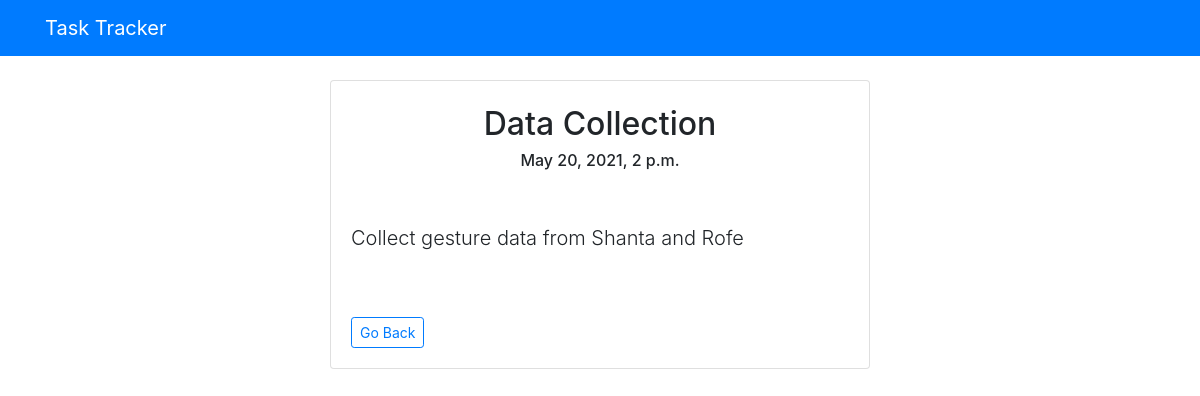
Page /details/1/ on the committed database.
### todos/models.py (models this page shows, shortened)
class Todo(models.Model):
    title = models.CharField('Title', max_length=200)
    text = models.TextField('Description')
    created_at = models.DateTimeField(auto_now_add=True, blank=False)
    todo_time = models.DateTimeField('Assign Time', default=datetime.now, blank=False)

### todos/views.py (the view)
# urls.py: path('details/<int:todo_id>/', views.details),
def details(request, todo_id):
    todo = Todo.objects.get(id=todo_id)
    context = {
        'todo': todo
    }
    return render(request, 'details.html', context)

### templates/details.html (shortened to what this page needs)
{% extends 'partials/header.html' %}
{% block content %}
<div class='card mb-3'>
    <br>
    <h2 class="text-center">
        {{todo.title}}
    </h2>
    <h6 class="text-center">
        {{todo.todo_time}}
    <br>
    <div class='card-body'>
        <p class="lead">
            {{todo.text}}
        </p>
        <br>
        <br>
        <a href="/todos" class="btn btn-outline-primary btn-sm float-left">
            Go Back
        </a>
    </div>
</div>
{% endblock %}

### todos/static/css/style.css (style rules this page uses)
a { color: green; }

### rows in the picture
Todo: title "Data Collection", todo_time "May 20, 2021, 2 p.m.", text "Collect gesture data from Shanta and Rofe"
